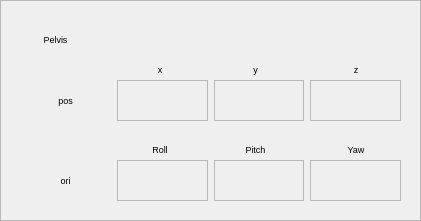
    <widget class="QFrame" name="frame_7">
     <property name="geometry">
      <rect>
       <x>436</x>
       <y>10</y>
       <width>421</width>
       <height>221</height>
      </rect>
     </property>
     <property name="font">
      <font>
       <pointsize>7</pointsize>
      </font>
     </property>
     <property name="frameShape">
      <enum>QFrame::StyledPanel</enum>
     </property>
     <property name="frameShadow">
      <enum>QFrame::Raised</enum>
     </property>
     <widget class="QFrame" name="frame_24">
      <property name="geometry">
       <rect>
        <x>10</x>
        <y>20</y>
        <width>401</width>
        <height>191</height>
       </rect>
      </property>
      <property name="font">
       <font>
        <pointsize>7</pointsize>
       </font>
      </property>
      <property name="frameShape">
       <enum>QFrame::NoFrame</enum>
      </property>
      <property name="frameShadow">
       <enum>QFrame::Raised</enum>
      </property>
      <widget class="QLabel" name="label_185">
       <property name="geometry">
        <rect>
         <x>120</x>
         <y>40</y>
         <width>60</width>
         <height>19</height>
        </rect>
       </property>
       <property name="font">
        <font>
         <pointsize>7</pointsize>
         <italic>false</italic>
        </font>
       </property>
       <property name="text">
        <string>x</string>
       </property>
       <property name="alignment">
        <set>Qt::AlignCenter</set>
       </property>
      </widget>
      <widget class="QLabel" name="label_186">
       <property name="geometry">
        <rect>
         <x>320</x>
         <y>40</y>
         <width>52</width>
         <height>19</height>
        </rect>
       </property>
       <property name="font">
        <font>
         <pointsize>7</pointsize>
        </font>
       </property>
       <property name="text">
        <string>z</string>
       </property>
       <property name="alignment">
        <set>Qt::AlignCenter</set>
       </property>
      </widget>
      <widget class="QLabel" name="label_187">
       <property name="geometry">
        <rect>
         <x>210</x>
         <y>40</y>
         <width>71</width>
         <height>19</height>
        </rect>
       </property>
       <property name="font">
        <font>
         <pointsize>7</pointsize>
         <italic>false</italic>
        </font>
       </property>
       <property name="text">
        <string>y</string>
       </property>
       <property name="alignment">
        <set>Qt::AlignCenter</set>
       </property>
      </widget>
      <widget class="QLabel" name="label_188">
       <property name="geometry">
        <rect>
         <x>-40</x>
         <y>10</y>
         <width>171</width>
         <height>19</height>
        </rect>
       </property>
       <property name="font">
        <font>
         <pointsize>7</pointsize>
         <italic>false</italic>
        </font>
       </property>
       <property name="text">
        <string>Pelvis</string>
       </property>
       <property name="alignment">
        <set>Qt::AlignCenter</set>
       </property>
      </widget>
      <widget class="QWidget" name="horizontalLayoutWidget_36">
       <property name="geometry">
        <rect>
         <x>10</x>
         <y>60</y>
         <width>381</width>
         <height>41</height>
        </rect>
       </property>
       <property name="font">
        <font>
         <pointsize>7</pointsize>
        </font>
       </property>
       <layout class="QHBoxLayout" name="horizontalLayout_39">
        <item>
         <layout class="QVBoxLayout" name="verticalLayout_157">
          <item>
           <widget class="QLabel" name="label_278">
            <property name="font">
             <font>
              <pointsize>7</pointsize>
              <italic>false</italic>
             </font>
            </property>
            <property name="text">
             <string>pos</string>
            </property>
            <property name="alignment">
             <set>Qt::AlignCenter</set>
            </property>
           </widget>
          </item>
         </layout>
        </item>
        <item>
         <layout class="QVBoxLayout" name="verticalLayout_158">
          <item>
           <widget class="QLabel" name="pel_pos_x">
            <property name="font">
             <font>
              <pointsize>7</pointsize>
             </font>
            </property>
            <property name="frameShape">
             <enum>QFrame::StyledPanel</enum>
            </property>
            <property name="frameShadow">
             <enum>QFrame::Plain</enum>
            </property>
            <property name="text">
             <string/>
            </property>
           </widget>
          </item>
         </layout>
        </item>
        <item>
         <layout class="QVBoxLayout" name="verticalLayout_159">
          <item>
           <widget class="QLabel" name="pel_pos_y">
            <property name="font">
             <font>
              <pointsize>7</pointsize>
             </font>
            </property>
            <property name="frameShape">
             <enum>QFrame::StyledPanel</enum>
            </property>
            <property name="frameShadow">
             <enum>QFrame::Plain</enum>
            </property>
            <property name="text">
             <string/>
            </property>
           </widget>
          </item>
         </layout>
        </item>
        <item>
         <layout class="QVBoxLayout" name="verticalLayout_160">
          <item>
           <widget class="QLabel" name="pel_pos_z">
            <property name="font">
             <font>
              <pointsize>7</pointsize>
             </font>
            </property>
            <property name="frameShape">
             <enum>QFrame::StyledPanel</enum>
            </property>
            <property name="frameShadow">
             <enum>QFrame::Plain</enum>
            </property>
            <property name="text">
             <string/>
            </property>
           </widget>
          </item>
         </layout>
        </item>
       </layout>
      </widget>
      <widget class="QLabel" name="label_259">
       <property name="geometry">
        <rect>
         <x>320</x>
         <y>120</y>
         <width>52</width>
         <height>19</height>
        </rect>
       </property>
       <property name="font">
        <font>
         <pointsize>7</pointsize>
        </font>
       </property>
       <property name="text">
        <string>Yaw</string>
       </property>
       <property name="alignment">
        <set>Qt::AlignCenter</set>
       </property>
      </widget>
      <widget class="QWidget" name="horizontalLayoutWidget_32">
       <property name="geometry">
        <rect>
         <x>10</x>
         <y>140</y>
         <width>381</width>
         <height>41</height>
        </rect>
       </property>
       <property name="font">
        <font>
         <pointsize>7</pointsize>
        </font>
       </property>
       <layout class="QHBoxLayout" name="horizontalLayout_35">
        <item>
         <layout class="QVBoxLayout" name="verticalLayout_141">
          <item>
           <widget class="QLabel" name="label_262">
            <property name="font">
             <font>
              <pointsize>7</pointsize>
              <italic>false</italic>
             </font>
            </property>
            <property name="text">
             <string>ori</string>
            </property>
            <property name="alignment">
             <set>Qt::AlignCenter</set>
            </property>
           </widget>
          </item>
         </layout>
        </item>
        <item>
         <layout class="QVBoxLayout" name="verticalLayout_142">
          <item>
           <widget class="QLabel" name="pel_ori_x">
            <property name="font">
             <font>
              <pointsize>7</pointsize>
             </font>
            </property>
            <property name="frameShape">
             <enum>QFrame::StyledPanel</enum>
            </property>
            <property name="frameShadow">
             <enum>QFrame::Plain</enum>
            </property>
            <property name="text">
             <string/>
            </property>
           </widget>
          </item>
         </layout>
        </item>
        <item>
         <layout class="QVBoxLayout" name="verticalLayout_143">
          <item>
           <widget class="QLabel" name="pel_ori_y">
            <property name="font">
             <font>
              <pointsize>7</pointsize>
             </font>
            </property>
            <property name="frameShape">
             <enum>QFrame::StyledPanel</enum>
            </property>
            <property name="frameShadow">
             <enum>QFrame::Plain</enum>
            </property>
            <property name="text">
             <string/>
            </property>
           </widget>
          </item>
         </layout>
        </item>
        <item>
         <layout class="QVBoxLayout" name="verticalLayout_144">
          <item>
           <widget class="QLabel" name="pel_ori_z">
            <property name="font">
             <font>
              <pointsize>7</pointsize>
             </font>
            </property>
            <property name="frameShape">
             <enum>QFrame::StyledPanel</enum>
            </property>
            <property name="frameShadow">
             <enum>QFrame::Plain</enum>
            </property>
            <property name="text">
             <string/>
            </property>
           </widget>
          </item>
         </layout>
        </item>
       </layout>
      </widget>
      <widget class="QLabel" name="label_258">
       <property name="geometry">
        <rect>
         <x>120</x>
         <y>120</y>
         <width>60</width>
         <height>19</height>
        </rect>
       </property>
       <property name="font">
        <font>
         <pointsize>7</pointsize>
         <italic>false</italic>
        </font>
       </property>
       <property name="text">
        <string>Roll</string>
       </property>
       <property name="alignment">
        <set>Qt::AlignCenter</set>
       </property>
      </widget>
      <widget class="QLabel" name="label_260">
       <property name="geometry">
        <rect>
         <x>210</x>
         <y>120</y>
         <width>71</width>
         <height>19</height>
        </rect>
       </property>
       <property name="font">
        <font>
         <pointsize>7</pointsize>
         <italic>false</italic>
        </font>
       </property>
       <property name="text">
        <string>Pitch</string>
       </property>
       <property name="alignment">
        <set>Qt::AlignCenter</set>
       </property>
      </widget>
     </widget>
    </widget>
